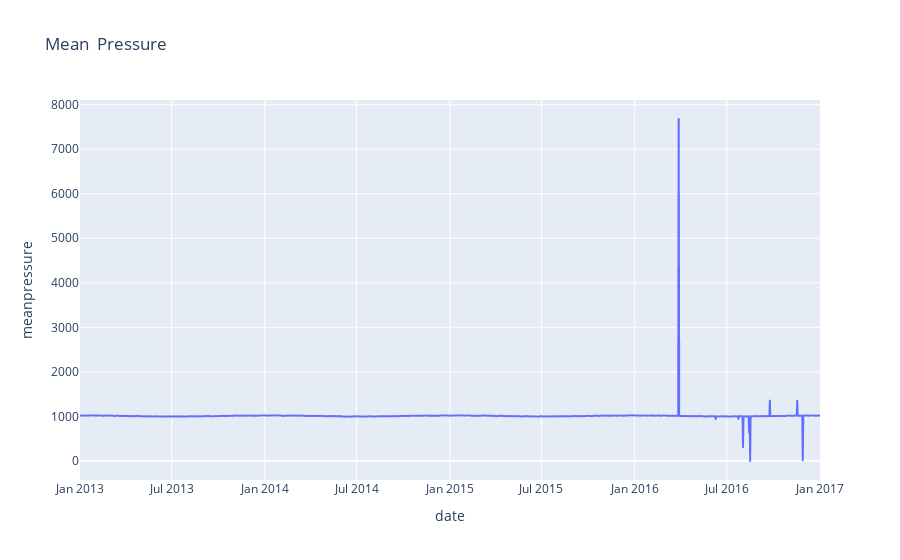

Source (notebook cell):
### Code cell
# draw same plot on plotly
fig = px.line(df, x=df.index, y='meanpressure', title='Mean  Pressure')
fig.show()

### Figure 1 — Plotly figure (JSON) as saved in the notebook; plotly's stock layout.template omitted (floating-point values rounded to 4 significant figures; data arrays with more than 128 entries replaced by an {"elided": "..."} marker saying what was removed)
{"data": [{"hovertemplate": "date=%{x}<br>meanpressure=%{y}<extra></extra>", "legendgroup": "", "line": {"color": "#636efa", "dash": "solid"}, "marker": {"symbol": "circle"}, "mode": "lines", "name": "", "showlegend": false, "type": "scattergl", "x": {"elided": "1462 str values"}, "xaxis": "x", "y": {"elided": "1462 float values"}, "yaxis": "y"}], "layout": {"legend": {"tracegroupgap": 0}, "title": {"text": "Mean  Pressure"}, "xaxis": {"anchor": "y", "domain": [0, 1], "title": {"text": "date"}}, "yaxis": {"anchor": "x", "domain": [0, 1], "title": {"text": "meanpressure"}}}}
